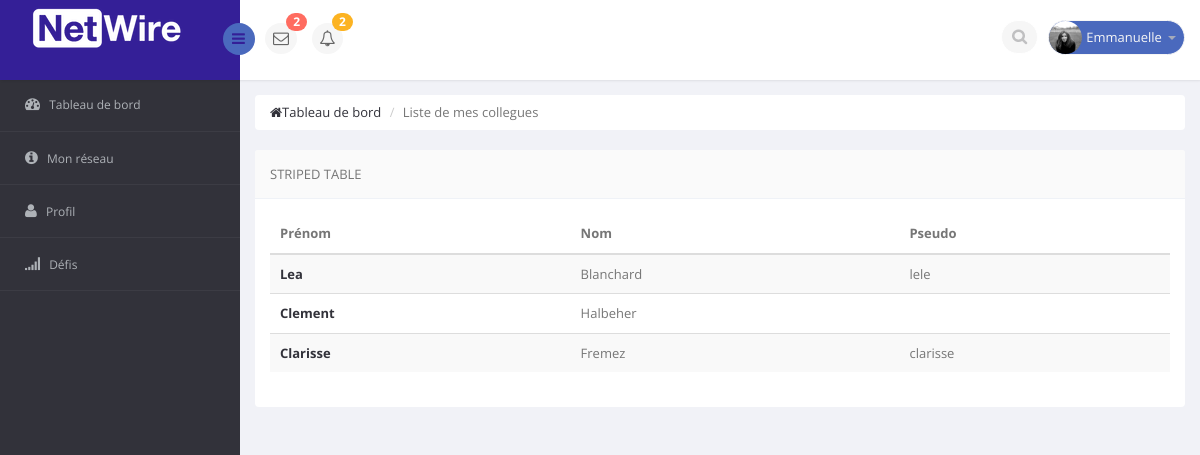
Screenshot of /liste_connexion.php (signed in) with the database file from the repository.
### tables this page shows
CREATE TABLE IF NOT EXISTS `informations` (
  `nom` text NOT NULL,
  `prenom` text NOT NULL,
  `date_naissance` date DEFAULT NULL,
  `telephone` text NOT NULL,
  `sexe` enum('M','F') NOT NULL,
  `promo` enum('ING1','ING2','ING3','ING4','ING5','ING6','Autre') NOT NULL,
  `pays` enum('France','Angleterre','Irlande','Espagne') NOT NULL,
  `cp` int(5) NOT NULL,
  `adresse` varchar(50) NOT NULL,
  `profession` enum('Etudiant(e) Licence','Etudiant(e) Master','Etudiant(e) Apprenti','Etudiant(e) en cherche d''un Stage','Enseignant','Employé de l''école') NOT NULL,
  `type` enum('auteur','administrateur') NOT NULL,
  `photo` varchar(100) NOT NULL DEFAULT 'user.png',
  `image_fond` varchar(100) NOT NULL,
  `competences` set('Pack Office','C','C++','Java','HTML/CSS','Espagnol','Anglais','Allemand','Matlab','Gestion de projet','Analyse financière','Design Thinking','Prototypage','Big Data','BlockChain','Entreprenariat','SQL','Leadership','Linux','Web Design','WordPress','Applications mobiles') NOT NULL,
  `interets` set('Ingénérie','Animaux','Sport','Musique','Voyage','Cuisine','Jardinage','Médecine','Astro-physique','Mode','Voyage','Dessin','Peinture','Sculpture','Astrologie','Jeux vidéo','Cinéma','Réseaux sociaux','Architechture') NOT NULL,
  `resume` longtext NOT NULL,
  `email` varchar(30) NOT NULL,
  `password` varchar(30) NOT NULL,
  `username` varchar(10) NOT NULL,
  `id` int(10) NOT NULL AUTO_INCREMENT,
  `reset_token` varchar(60) DEFAULT NULL,
  `reset_at` datetime DEFAULT NULL,
  `remember_token` varchar(255) DEFAULT NULL,
  `admin` int(11) DEFAULT NULL,
  `ville` varchar(255) NOT NULL,
  PRIMARY KEY (`id`)
);

### liste_connexion.php (the view, shortened to what this page needs)
<?php
include("include/header.inc.php");
include("include/menu_haut.inc.php");
include("include/menu_gauche.inc.php");
$demandes=array();
require_once 'include/db.php';
$req=$pdo->prepare('SELECT * FROM relations WHERE (id_1= ? OR id_2= ?) ');
$req->execute([$_SESSION['auth']->id,$_SESSION['auth']->id]);
$id_envoie=$req->fetchAll();
$i=0;
foreach ($id_envoie as $mec) {
  if($mec->id_1 != $_SESSION['auth']->id)
  {
    $req=$pdo->prepare('SELECT * FROM informations WHERE id= ? ');
    $req->execute([$mec->id_1]);
    $demandes[$i]=$req->fetch();
    $i++;
  }
  else{
    $req=$pdo->prepare('SELECT * FROM informations WHERE id= ? ');
    $req->execute([$mec->id_2]);
    $demandes[$i]=$req->fetch();
    $i++;
  }
}
?>
<body>
<section id="main-content">
        <section class="wrapper">
        	<div class="row">
                <div class="col-md-12">
                    <ul class="breadcrumb">
                        <li><a href="tableau_de_bord.php"><i class="fa fa-home"></i>Tableau de bord</a></li>
                        <li class="active">Liste de mes collegues</li>
                    </ul>
                </div>
            </div>
            <div class="row">
            	<div class="col-lg-12">
                    <section class="panel">
                        <header class="panel-heading">
                            Striped Table
                        </header>
                        <div class="panel-body">
                            <table class="table table-striped">
                                <thead>
                                <tr>
                                    <th>Prénom</th>
                                    <th>Nom</th>
                                    <th>Pseudo</th>
                                </tr>
                                </thead>
                                <tbody>
                                <?php  if($demandes!=""):
                                foreach ($demandes as $rech) :?>
                                <tr>
                                    <th><a href=<?php echo("profil_info.php?id=".$rech->id)?> ><?php echo($rech->prenom)?></a></th>
                                    <td><?php echo($rech->nom)?></td>
                                    <td><?php echo($rech->username)?></td>
                                </tr>
                                <?php endforeach; endif; ?>
                                </tbody>
                            </table>
                        </div>
                    </section>
                </div>
            </div>
        </section>
    </section>
</body>
</html>

### rows the page displays
informations: prenom "Lea", nom "Blanchard", username "lele"
informations: prenom "Clement", nom "Halbeher"
informations: prenom "Clarisse", nom "Fremez", username "clarisse"

### other values shown
$_SESSION['auth']->prenom "Emmanuelle"
